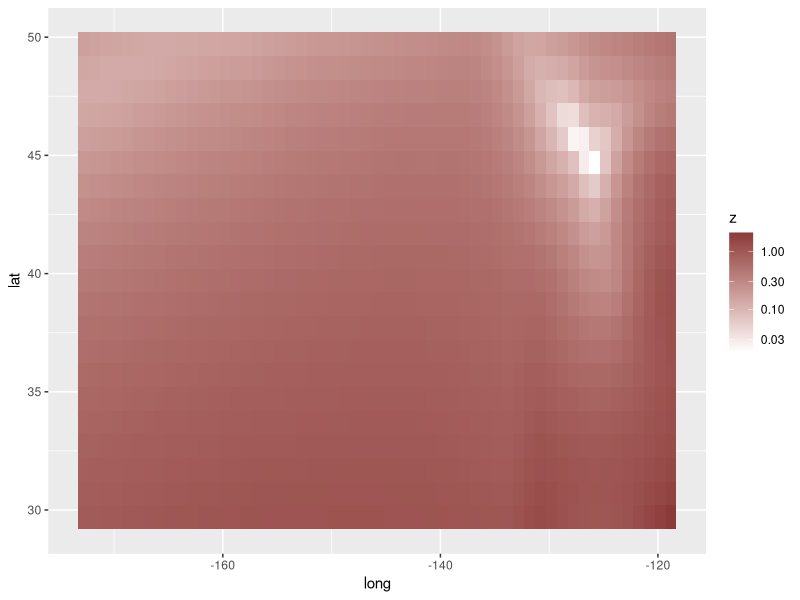

The R script that drew this image:
## ---- chunk 1
knitr::opts_chunk$set(message = FALSE, warning = FALSE, include = TRUE,
                      fig.align = "center",  out.width = "80%")
## ---- chunk 2
library(jsonlite)
library(tidyverse)
library(ggplot2)
library(stringr)
library(lubridate)
library(sf)

library(gridExtra)
library(ggrepel)
library(ggthemes)

library(viridis)
## ---- chunk 3
seals$z <- with(seals, sqrt(delta_long^2 + delta_lat^2)); 
ggplot(seals, aes(x=long, y=lat)) +
  geom_tile(aes(fill=z)) +
  scale_fill_gradient(trans = "log10", high = "indianred4", low = "white")

## ---- chunk 4

## ---- chunk 5
